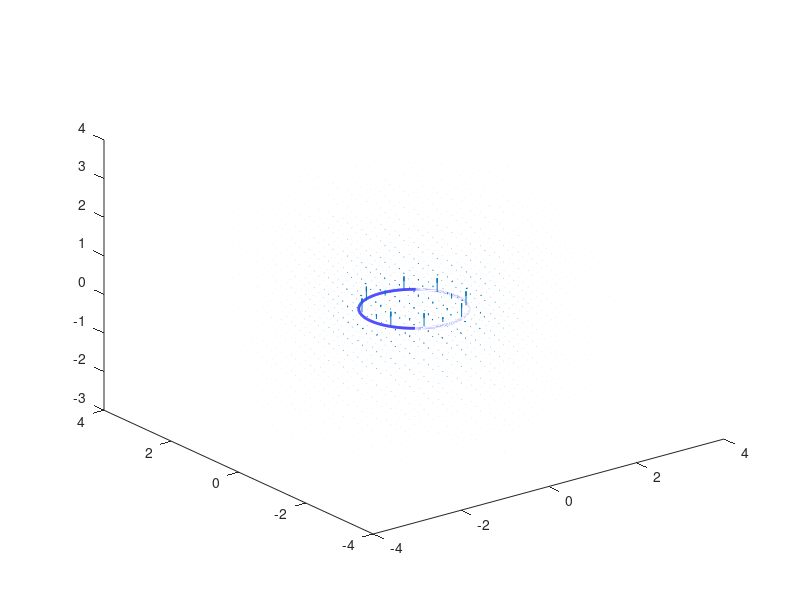

MATLAB code to generate this figure:
% Primera entrega
close all;
%Definiendo Variables constantes
N = 1000; %Número de elementos de corriente
I = 100; %Intensidad de corriente eléctrica (Amperios)
miu = (4*pi) * 10^-7; %Constante de permeabilidad magnética
radio = 1; %radio del aro

%Definiendo el espacio del campo 
spacex = linspace(-3, 3, 15);
spacey = linspace(-3, 3, 15);
spacez = linspace(-3, 3, 15);
[X,Y,Z] = meshgrid(spacex,spacey,spacez);
d_theta = (2*pi)/N;
theta = 0:d_theta:((2*pi));
Bx_total = zeros(length(spacex), length(spacey), length(spacez));
By_total = zeros(length(spacex), length(spacey), length(spacez));
Bz_total = zeros(length(spacex), length(spacey), length(spacez));
R = sqrt(((X).^2+(Y).^2+(Z).^2));
cte=(miu*I)/(4*pi);

for i = 1:length(theta) %ciclo for que vaya por cada elemento de corriente en el aro
    radio_dy = radio*sin(theta(i)); %vector en x del radio X.*theta(i)
    radio_dx = radio*cos(theta(i)); %vector en y del radio
    rx=-d_theta*radio_dy;
    ry=d_theta*radio_dx;
    ri_x = X - radio_dx; %vector del punto en el espacio menos el vector del radio en x
    ri_y = Y - radio_dy; %vector del punto en el espacio menos el vector del radio en y
    ri_z = Z; %vector del punto en el espacio menos el vector del radio en z
    ri = sqrt((ri_x.^2)+(ri_y.^2)+(ri_z.^2)); %magnitud de los vectores anteriores
    Bx= (cte *((ry.*ri_z))./(ri.^3)); %se obtiene cada campo en x,y y z
    By= -(cte *((rx.*ri_z))./(ri.^3));
    Bz= (cte*(((rx.*ri_y) - (ry.*ri_x)))./(ri.^3));
    Bx_total = Bx_total + Bx; %se actualia las variables para ser sumadas en cada ciclo
    By_total = By_total + By;
    Bz_total = Bz_total + Bz;
end


%Graficamos el aro
x = radio * cos(theta);
y = radio * sin(theta);
z = zeros(size(theta));
% Graficar la circunferencia en 3D
figure;
plot3(x, y, z, 'b', 'LineWidth', 2);
hold on 
%se gráfican los campos
quiver3(X,Y,Z, Bx_total, By_total, Bz_total,"filled")
hold off
